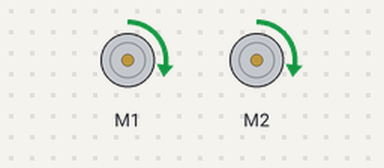
Bench run of a sketch on a simulated Arduino Uno, built with avr-gcc and run on an emulated ATmega328P. On the bench: 2 × DC motor (green arrow = forward, orange = backward, longer = faster).

Above: at 0.1 s.
Timing chart, 0 to 1.6 s (numbered marks = the images above):
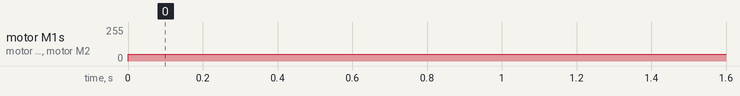

The sketch:

forward_test.ino
```cpp
#include <Wire.h>
#include <Adafruit_MotorShield.h>
#include "utility/Adafruit_MS_PWMServoDriver.h"


Adafruit_MotorShield AFMS = Adafruit_MotorShield();
Adafruit_DCMotor *motorR = AFMS.getMotor(1);
Adafruit_DCMotor *motorL = AFMS.getMotor(2);

void setup() {
  // put your setup code here, to run once:
  AFMS.begin();

  motorR->run(RELEASE);
  motorL->run(RELEASE);

}

void loop() {
  // put your main code here, to run repeatedly:
  motorR->setSpeed(50);
  motorL->setSpeed(50);
  motorR->run(FORWARD);
  motorL->run(FORWARD);
}
```

Measured:
- by itself, motor M1, motor M2: stopped → forward 50/255 at 0.00 s
